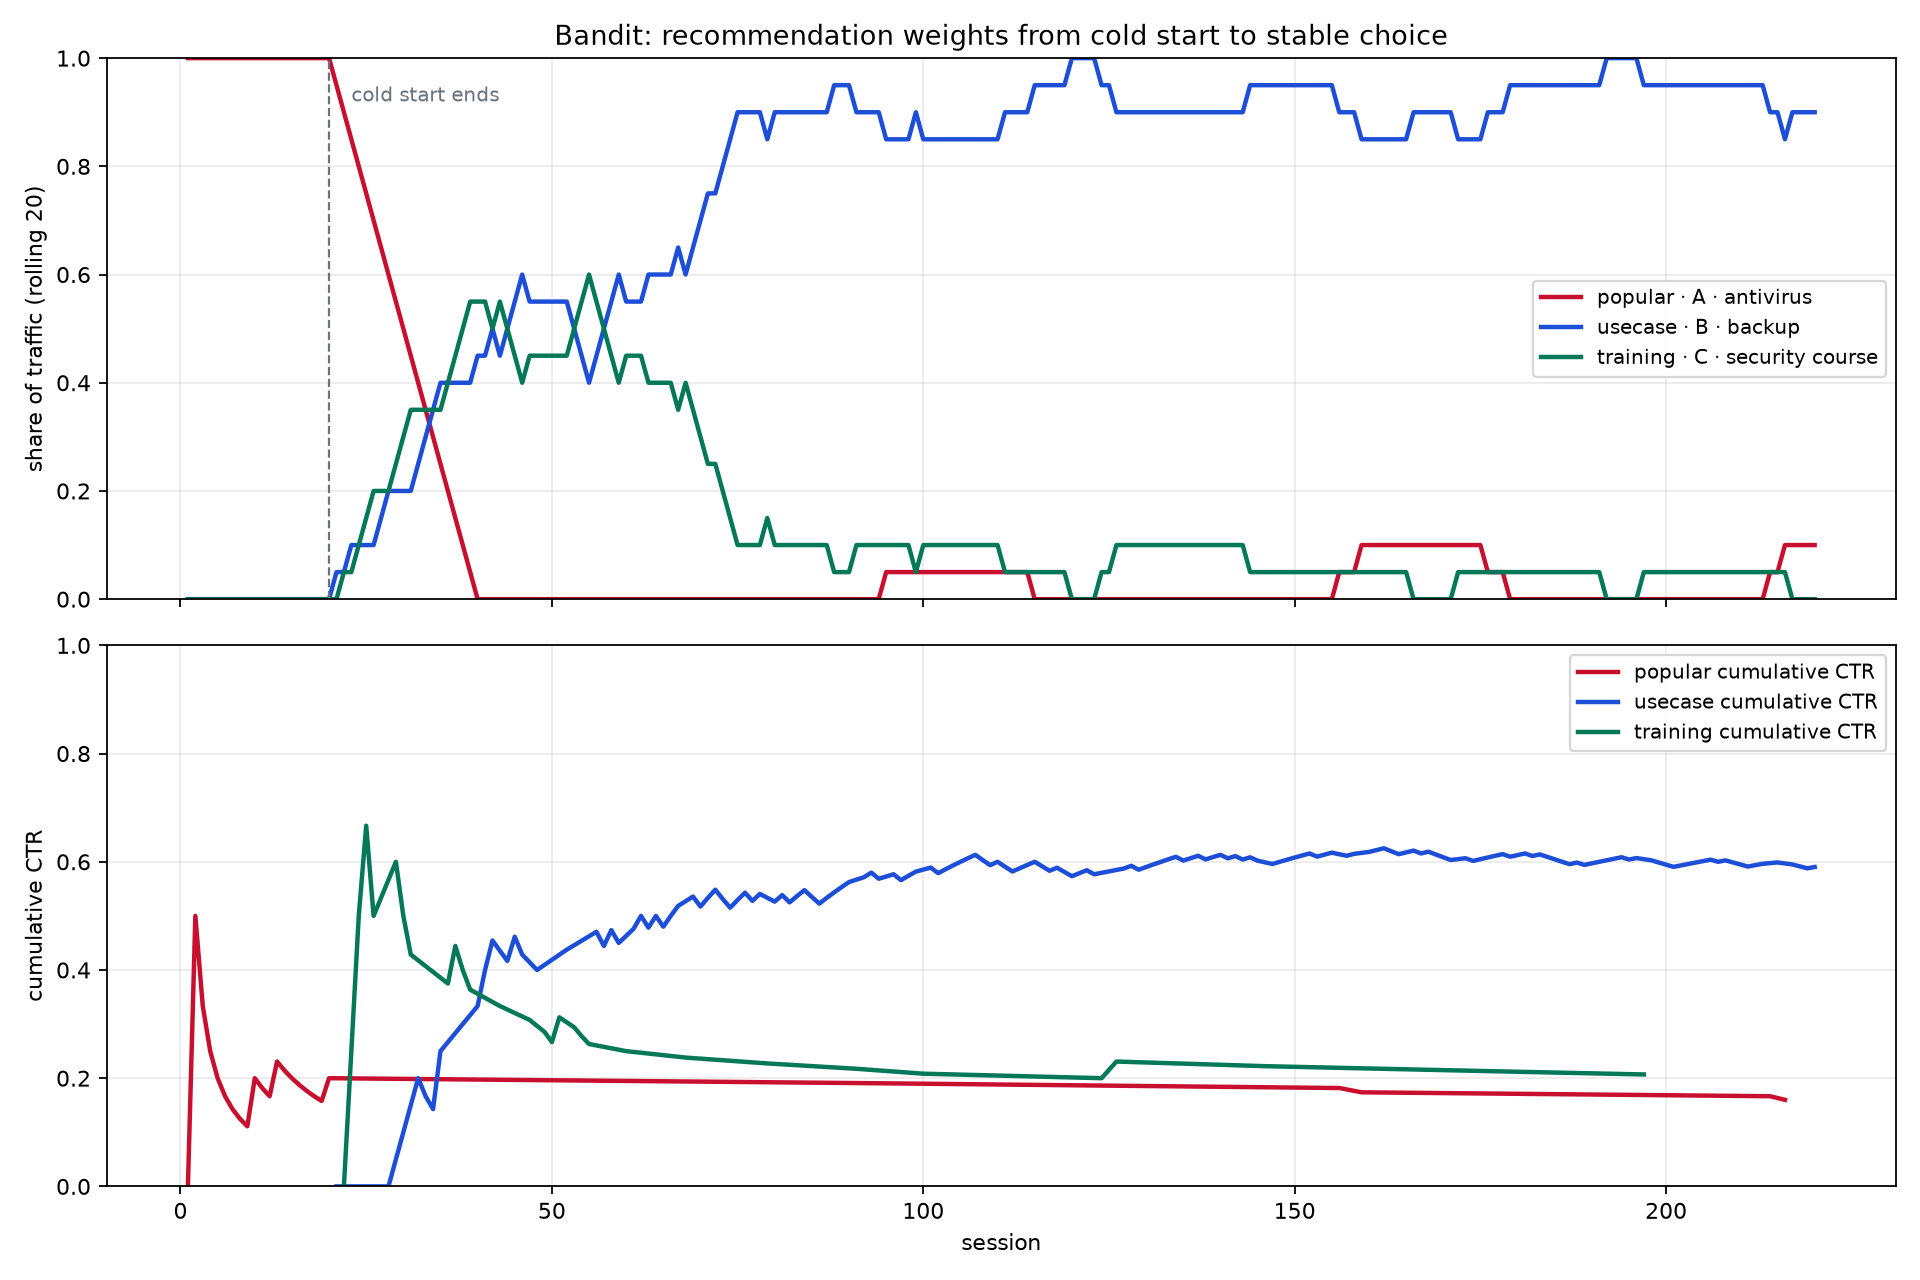

Recreate this plot in Python.
#!/usr/bin/env python3
"""Toy simulation of the strategy bandit from cold start to a stable choice.

Three arms represent three product strategies:
  popular  -> product A
  usecase  -> product B
  training -> product C

The true click probabilities are invented. The bandit must discover that
"usecase" (product B) works best for this audience.
"""

from __future__ import annotations

import csv
import random
from pathlib import Path

import matplotlib

matplotlib.use("Agg")
import matplotlib.pyplot as plt
import pandas as pd

ROUNDS = 220
MIN_OBSERVED = 20
EPSILON = 0.1
SEED = 42

ARMS = ["popular", "usecase", "training"]
PRODUCTS = {"popular": "A · antivirus", "usecase": "B · backup", "training": "C · security course"}
TRUE_CTR = {"popular": 0.08, "usecase": 0.65, "training": 0.20}
DEFAULT = "popular"


def score(shown: int, clicks: int, alpha: float, beta: float) -> float:
    return (clicks + alpha) / (shown + alpha + beta)


def choose(stats: dict[str, dict[str, float]], rng: random.Random) -> str:
    if stats[DEFAULT]["shown"] < MIN_OBSERVED:
        return DEFAULT
    under = [a for a in ARMS if a != DEFAULT and stats[a]["shown"] < MIN_OBSERVED]
    if under:
        return rng.choice(under)
    if rng.random() < EPSILON:
        return rng.choice(ARMS)
    best = DEFAULT
    best_score = score(stats[DEFAULT]["shown"], stats[DEFAULT]["clicks"],
                       stats[DEFAULT]["alpha"], stats[DEFAULT]["beta"])
    for arm in ARMS:
        if arm == DEFAULT or stats[arm]["shown"] < MIN_OBSERVED:
            continue
        s = score(stats[arm]["shown"], stats[arm]["clicks"],
                  stats[arm]["alpha"], stats[arm]["beta"])
        if s > best_score + 0.02:
            best, best_score = arm, s
    return best


def main() -> None:
    rng = random.Random(SEED)
    stats = {
        "popular": {"shown": 0, "clicks": 0, "alpha": 3, "beta": 2},
        "usecase": {"shown": 0, "clicks": 0, "alpha": 2, "beta": 3},
        "training": {"shown": 0, "clicks": 0, "alpha": 2, "beta": 3},
    }
    rows = []
    for round_no in range(1, ROUNDS + 1):
        arm = choose(stats, rng)
        clicked = 1 if rng.random() < TRUE_CTR[arm] else 0
        stats[arm]["shown"] += 1
        stats[arm]["clicks"] += clicked
        rows.append({
            "round": round_no,
            "arm": arm,
            "product": PRODUCTS[arm],
            "clicked": clicked,
        })

    df = pd.DataFrame(rows)
    df["arm_share_20"] = 0.0
    for arm in ARMS:
        df[f"is_{arm}"] = (df["arm"] == arm).astype(float)
        df[f"share_{arm}"] = df[f"is_{arm}"].rolling(20, min_periods=1).mean()
    out = Path(__file__).with_name("bandit_simulation.csv")
    df.to_csv(out, index=False)

    fig, axes = plt.subplots(2, 1, figsize=(12, 8), sharex=True)
    colors = {"popular": "#c8102e", "usecase": "#1d4ed8", "training": "#047857"}
    for arm in ARMS:
        axes[0].plot(df["round"], df[f"share_{arm}"], label=f"{arm} · {PRODUCTS[arm]}",
                     color=colors[arm], linewidth=2)
    axes[0].axvline(MIN_OBSERVED, color="#6b7280", linestyle="--", linewidth=1)
    axes[0].text(MIN_OBSERVED + 3, 0.92, "cold start ends", color="#6b7280", fontsize=9)
    axes[0].set_ylabel("share of traffic (rolling 20)")
    axes[0].set_ylim(0, 1)
    axes[0].set_title("Bandit: recommendation weights from cold start to stable choice")
    axes[0].legend(loc="center right", fontsize=9)
    axes[0].grid(alpha=0.25)

    for arm in ARMS:
        sub = df[df["arm"] == arm]
        if len(sub) == 0:
            continue
        axes[1].plot(sub["round"], sub["clicked"].expanding().mean(),
                     label=f"{arm} cumulative CTR", color=colors[arm], linewidth=2)
    axes[1].set_xlabel("session")
    axes[1].set_ylabel("cumulative CTR")
    axes[1].set_ylim(0, 1)
    axes[1].legend(loc="upper right", fontsize=9)
    axes[1].grid(alpha=0.25)

    fig.tight_layout()
    png = Path(__file__).with_name("bandit_simulation.png")
    fig.savefig(png, dpi=160)
    print("saved", png)
    print("saved", out)
    print("\nfinal stats:")
    for arm in ARMS:
        s = stats[arm]
        print(f"  {arm:8s} shown={s['shown']:3d} clicks={int(s['clicks']):3d} "
              f"ctr={s['clicks']/s['shown']:.3f} share={s['shown']/ROUNDS:.2f}")
    last = df.tail(20)
    print("\nlast 20 rounds:")
    print(last["arm"].value_counts(normalize=True).round(2).to_string())
    print("\nfirst 10 rounds:", df.head(10)["arm"].tolist())
    print("last 10 rounds: ", df.tail(10)["arm"].tolist())


if __name__ == "__main__":
    main()
